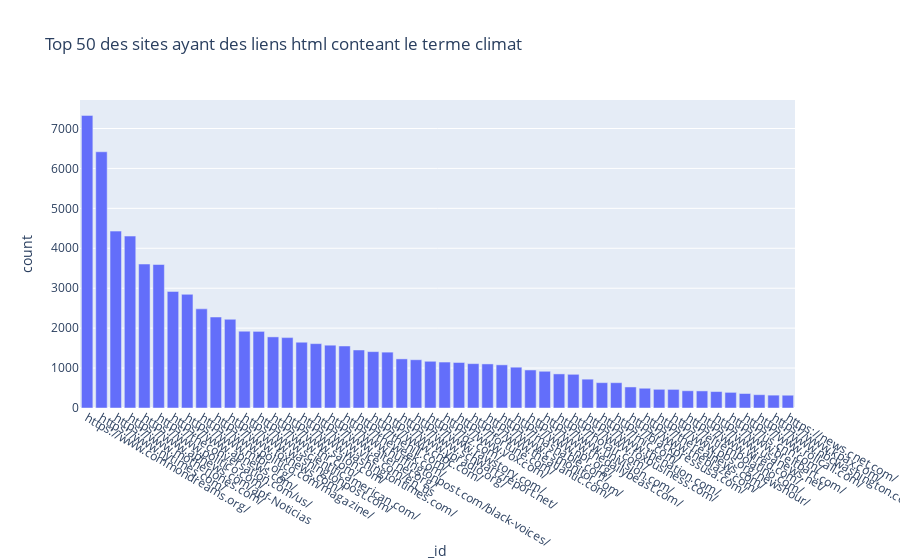

Write notebook code for a chart like this one.
### Code cell
fig = px.bar(pd.DataFrame(stat_end_html).iloc[:50], y='count', x='_id', title="Top 50 des sites ayant des liens html conteant le terme climat")
fig.update_xaxes(tickangle=30)
fig

### Figure 1 — Plotly figure (JSON) as saved in the notebook; plotly's stock layout.template omitted (floating-point values rounded to 4 significant figures)
{"data": [{"alignmentgroup": "True", "hovertemplate": "_id=%{x}<br>count=%{y}<extra></extra>", "legendgroup": "", "marker": {"color": "#636efa", "pattern": {"shape": ""}}, "name": "", "offsetgroup": "", "orientation": "v", "showlegend": false, "textposition": "auto", "type": "bar", "x": ["https://www.commondreams.org/", "https://www.nytimes.com/", "https://www.motherjones.com/", "https://www.apnews.com/apf-Noticias", "https://www.politico.com/", "https://theconversation.com/us/", "https://www.apnews.com/", "https://www.mtpr.org/", "https://www.politico.com/magazine/", "https://www.foxnews.com/", "https://www.washingtonpost.com/", "https://www.scientificamerican.com/", "https://www.tnr.com/", "https://www.salon.com/", "https://www.washingtontimes.com/", "https://www.vice.com/en_us", "https://www.alternet.org/", "https://www.huffingtonpost.com/black-voices/", "https://theweek.com/", "https://thehill.com/", "https://www.cnbc.com/", "https://www.ypradio.org/", "https://www.schwartzreport.net/", "https://www.rawstory.com/", "https://qz.com/", "https://www.vox.com/", "https://fortune.com/", "https://www.theatlantic.com/", "https://www.csmonitor.com/", "https://mashable.com/", "https://www.npr.org/", "https://www.thedailybeast.com/", "https://www.univision.com/", "https://hotair.com/", "https://www.foxbusiness.com/", "https://www.thenation.com/", "https://mic.com/", "https://blackpressusa.com/", "https://www.theblaze.com/", "https://therealnews.com/", "https://www.pbs.org/newshour/", "https://eltiempolatino.com/", "https://www.wired.com/", "https://www.usanews.net/", "https://www.breitbart.com/", "https://us.cnn.com/", "https://www.rollcall.com/", "https://www.nbcwashington.com/", "https://www.kpax.com/", "https://news.cnet.com/"], "xaxis": "x", "y": [7328, 6417, 4430, 4306, 3606, 3594, 2920, 2847, 2483, 2279, 2222, 1924, 1919, 1781, 1763, 1648, 1612, 1573, 1553, 1453, 1412, 1399, 1230, 1209, 1170, 1151, 1140, 1111, 1104, 1081, 1022, 952, 920, 854, 844, 722, 635, 634, 527, 495, 468, 466, 432, 428, 412, 392, 363, 333, 322, 320], "yaxis": "y"}], "layout": {"barmode": "relative", "legend": {"tracegroupgap": 0}, "title": {"text": "Top 50 des sites ayant des liens html conteant le terme climat"}, "xaxis": {"anchor": "y", "domain": [0, 1], "tickangle": 30, "title": {"text": "_id"}}, "yaxis": {"anchor": "x", "domain": [0, 1], "title": {"text": "count"}}}}
